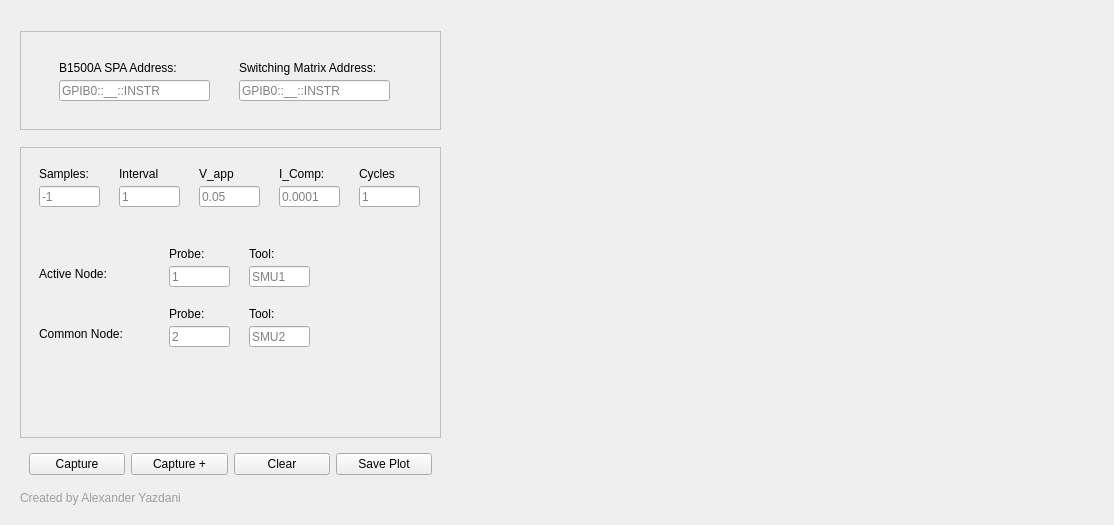
<?xml version="1.0" encoding="UTF-8"?>
<ui version="4.0">
 <class>Form</class>
 <widget class="QWidget" name="Form">
  <property name="geometry">
   <rect>
    <x>0</x>
    <y>0</y>
    <width>1114</width>
    <height>525</height>
   </rect>
  </property>
  <property name="windowTitle">
   <string>Form</string>
  </property>
  <layout class="QHBoxLayout" name="horizontalLayout_3">
   <item>
    <widget class="QWidget" name="widget_3" native="true">
     <property name="minimumSize">
      <size>
       <width>441</width>
       <height>501</height>
      </size>
     </property>
     <property name="maximumSize">
      <size>
       <width>441</width>
       <height>16777215</height>
      </size>
     </property>
     <layout class="QVBoxLayout" name="verticalLayout">
      <item>
       <spacer name="verticalSpacer_4">
        <property name="orientation">
         <enum>Qt::Vertical</enum>
        </property>
        <property name="sizeHint" stdset="0">
         <size>
          <width>20</width>
          <height>40</height>
         </size>
        </property>
       </spacer>
      </item>
      <item>
       <widget class="QWidget" name="widget_6" native="true">
        <property name="minimumSize">
         <size>
          <width>421</width>
          <height>99</height>
         </size>
        </property>
        <property name="maximumSize">
         <size>
          <width>421</width>
          <height>16777215</height>
         </size>
        </property>
        <property name="styleSheet">
         <string notr="true">#widget_6{
	border: 1px  solid #C0C0C0;
}</string>
        </property>
        <layout class="QHBoxLayout" name="horizontalLayout_4">
         <item>
          <widget class="QWidget" name="widget" native="true">
           <property name="minimumSize">
            <size>
             <width>401</width>
             <height>81</height>
            </size>
           </property>
           <widget class="QLabel" name="label_2">
            <property name="geometry">
             <rect>
              <x>210</x>
              <y>20</y>
              <width>161</width>
              <height>16</height>
             </rect>
            </property>
            <property name="text">
             <string>Switching Matrix Address:</string>
            </property>
           </widget>
           <widget class="QLineEdit" name="Switching_Matrix_Address">
            <property name="geometry">
             <rect>
              <x>210</x>
              <y>40</y>
              <width>151</width>
              <height>21</height>
             </rect>
            </property>
            <property name="placeholderText">
             <string>GPIB0::__::INSTR</string>
            </property>
           </widget>
           <widget class="QLabel" name="label">
            <property name="geometry">
             <rect>
              <x>30</x>
              <y>20</y>
              <width>141</width>
              <height>16</height>
             </rect>
            </property>
            <property name="text">
             <string>B1500A SPA Address:</string>
            </property>
           </widget>
           <widget class="QLineEdit" name="B1500A_address">
            <property name="geometry">
             <rect>
              <x>30</x>
              <y>40</y>
              <width>151</width>
              <height>21</height>
             </rect>
            </property>
            <property name="text">
             <string/>
            </property>
            <property name="placeholderText">
             <string>GPIB0::__::INSTR</string>
            </property>
           </widget>
          </widget>
         </item>
        </layout>
       </widget>
      </item>
      <item>
       <spacer name="verticalSpacer">
        <property name="orientation">
         <enum>Qt::Vertical</enum>
        </property>
        <property name="sizeHint" stdset="0">
         <size>
          <width>20</width>
          <height>40</height>
         </size>
        </property>
       </spacer>
      </item>
      <item>
       <widget class="QWidget" name="widget_5" native="true">
        <property name="minimumSize">
         <size>
          <width>421</width>
          <height>291</height>
         </size>
        </property>
        <property name="maximumSize">
         <size>
          <width>421</width>
          <height>16777215</height>
         </size>
        </property>
        <property name="styleSheet">
         <string notr="true">#widget_5
{
	border: 1px  solid #C0C0C0;
}</string>
        </property>
        <layout class="QHBoxLayout" name="horizontalLayout_2">
         <item>
          <widget class="QWidget" name="widget_2" native="true">
           <property name="minimumSize">
            <size>
             <width>401</width>
             <height>281</height>
            </size>
           </property>
           <widget class="QLabel" name="label_3">
            <property name="geometry">
             <rect>
              <x>10</x>
              <y>10</y>
              <width>60</width>
              <height>16</height>
             </rect>
            </property>
            <property name="text">
             <string>Samples:</string>
            </property>
           </widget>
           <widget class="QLineEdit" name="v_start_entry">
            <property name="geometry">
             <rect>
              <x>10</x>
              <y>30</y>
              <width>61</width>
              <height>21</height>
             </rect>
            </property>
            <property name="placeholderText">
             <string>-1</string>
            </property>
           </widget>
           <widget class="QLineEdit" name="v_stop_entry">
            <property name="geometry">
             <rect>
              <x>90</x>
              <y>30</y>
              <width>61</width>
              <height>21</height>
             </rect>
            </property>
            <property name="placeholderText">
             <string>1</string>
            </property>
           </widget>
           <widget class="QLineEdit" name="I_comp_entry">
            <property name="geometry">
             <rect>
              <x>250</x>
              <y>30</y>
              <width>61</width>
              <height>21</height>
             </rect>
            </property>
            <property name="placeholderText">
             <string>0.0001</string>
            </property>
           </widget>
           <widget class="QLineEdit" name="v_step_entry">
            <property name="geometry">
             <rect>
              <x>170</x>
              <y>30</y>
              <width>61</width>
              <height>21</height>
             </rect>
            </property>
            <property name="placeholderText">
             <string>0.05</string>
            </property>
           </widget>
           <widget class="QLineEdit" name="cycles_entry">
            <property name="geometry">
             <rect>
              <x>330</x>
              <y>30</y>
              <width>61</width>
              <height>21</height>
             </rect>
            </property>
            <property name="placeholderText">
             <string>1</string>
            </property>
           </widget>
           <widget class="QLabel" name="label_4">
            <property name="geometry">
             <rect>
              <x>90</x>
              <y>10</y>
              <width>60</width>
              <height>16</height>
             </rect>
            </property>
            <property name="text">
             <string>Interval</string>
            </property>
           </widget>
           <widget class="QLabel" name="label_5">
            <property name="geometry">
             <rect>
              <x>170</x>
              <y>10</y>
              <width>60</width>
              <height>16</height>
             </rect>
            </property>
            <property name="text">
             <string>V_app</string>
            </property>
           </widget>
           <widget class="QLabel" name="label_6">
            <property name="geometry">
             <rect>
              <x>250</x>
              <y>10</y>
              <width>60</width>
              <height>16</height>
             </rect>
            </property>
            <property name="text">
             <string>I_Comp:</string>
            </property>
           </widget>
           <widget class="QLabel" name="label_7">
            <property name="geometry">
             <rect>
              <x>330</x>
              <y>10</y>
              <width>60</width>
              <height>16</height>
             </rect>
            </property>
            <property name="text">
             <string>Cycles</string>
            </property>
           </widget>
           <widget class="QLineEdit" name="probe_active_entry">
            <property name="geometry">
             <rect>
              <x>140</x>
              <y>110</y>
              <width>61</width>
              <height>21</height>
             </rect>
            </property>
            <property name="placeholderText">
             <string>1</string>
            </property>
           </widget>
           <widget class="QLineEdit" name="tool_active_entry">
            <property name="geometry">
             <rect>
              <x>220</x>
              <y>110</y>
              <width>61</width>
              <height>21</height>
             </rect>
            </property>
            <property name="placeholderText">
             <string>SMU1</string>
            </property>
           </widget>
           <widget class="QLabel" name="label_10">
            <property name="geometry">
             <rect>
              <x>140</x>
              <y>90</y>
              <width>60</width>
              <height>16</height>
             </rect>
            </property>
            <property name="text">
             <string>Probe:</string>
            </property>
           </widget>
           <widget class="QLabel" name="label_12">
            <property name="geometry">
             <rect>
              <x>220</x>
              <y>90</y>
              <width>60</width>
              <height>16</height>
             </rect>
            </property>
            <property name="text">
             <string>Tool:</string>
            </property>
           </widget>
           <widget class="QLineEdit" name="tool_common_entry">
            <property name="geometry">
             <rect>
              <x>220</x>
              <y>170</y>
              <width>61</width>
              <height>21</height>
             </rect>
            </property>
            <property name="placeholderText">
             <string>SMU2</string>
            </property>
           </widget>
           <widget class="QLabel" name="label_13">
            <property name="geometry">
             <rect>
              <x>140</x>
              <y>150</y>
              <width>60</width>
              <height>16</height>
             </rect>
            </property>
            <property name="text">
             <string>Probe:</string>
            </property>
           </widget>
           <widget class="QLineEdit" name="probe_common_entry">
            <property name="geometry">
             <rect>
              <x>140</x>
              <y>170</y>
              <width>61</width>
              <height>21</height>
             </rect>
            </property>
            <property name="placeholderText">
             <string>2</string>
            </property>
           </widget>
           <widget class="QLabel" name="label_16">
            <property name="geometry">
             <rect>
              <x>220</x>
              <y>150</y>
              <width>60</width>
              <height>16</height>
             </rect>
            </property>
            <property name="text">
             <string>Tool:</string>
            </property>
           </widget>
           <widget class="QLabel" name="label_8">
            <property name="geometry">
             <rect>
              <x>10</x>
              <y>110</y>
              <width>81</width>
              <height>16</height>
             </rect>
            </property>
            <property name="text">
             <string>Active Node:</string>
            </property>
           </widget>
           <widget class="QLabel" name="label_9">
            <property name="geometry">
             <rect>
              <x>10</x>
              <y>170</y>
              <width>101</width>
              <height>16</height>
             </rect>
            </property>
            <property name="text">
             <string>Common Node:</string>
            </property>
           </widget>
          </widget>
         </item>
        </layout>
       </widget>
      </item>
      <item>
       <spacer name="verticalSpacer_2">
        <property name="orientation">
         <enum>Qt::Vertical</enum>
        </property>
        <property name="sizeHint" stdset="0">
         <size>
          <width>20</width>
          <height>18</height>
         </size>
        </property>
       </spacer>
      </item>
      <item>
       <widget class="QWidget" name="widget_4" native="true">
        <property name="minimumSize">
         <size>
          <width>401</width>
          <height>41</height>
         </size>
        </property>
        <property name="maximumSize">
         <size>
          <width>421</width>
          <height>16777215</height>
         </size>
        </property>
        <layout class="QHBoxLayout" name="horizontalLayout">
         <item>
          <widget class="QPushButton" name="pushButton">
           <property name="text">
            <string>Capture</string>
           </property>
          </widget>
         </item>
         <item>
          <widget class="QPushButton" name="pushButton_2">
           <property name="text">
            <string>Capture +</string>
           </property>
          </widget>
         </item>
         <item>
          <widget class="QPushButton" name="pushButton_3">
           <property name="text">
            <string>Clear</string>
           </property>
          </widget>
         </item>
         <item>
          <widget class="QPushButton" name="pushButton_4">
           <property name="text">
            <string>Save Plot</string>
           </property>
          </widget>
         </item>
        </layout>
       </widget>
      </item>
      <item>
       <spacer name="verticalSpacer_3">
        <property name="orientation">
         <enum>Qt::Vertical</enum>
        </property>
        <property name="sizeHint" stdset="0">
         <size>
          <width>20</width>
          <height>0</height>
         </size>
        </property>
       </spacer>
      </item>
      <item>
       <widget class="QLabel" name="name_label">
        <property name="styleSheet">
         <string notr="true">font: 75 8pt &quot;Myanmar Text&quot;;
color: rgb(158, 158, 158);
</string>
        </property>
        <property name="text">
         <string>Created by Alexander Yazdani</string>
        </property>
       </widget>
      </item>
     </layout>
    </widget>
   </item>
   <item>
    <widget class="QWidget" name="Plot_Widget" native="true">
     <property name="minimumSize">
      <size>
       <width>639</width>
       <height>501</height>
      </size>
     </property>
     <property name="styleSheet">
      <string notr="true"/>
     </property>
     <layout class="QGridLayout" name="gridLayout"/>
    </widget>
   </item>
  </layout>
 </widget>
 <resources/>
 <connections/>
</ui>
